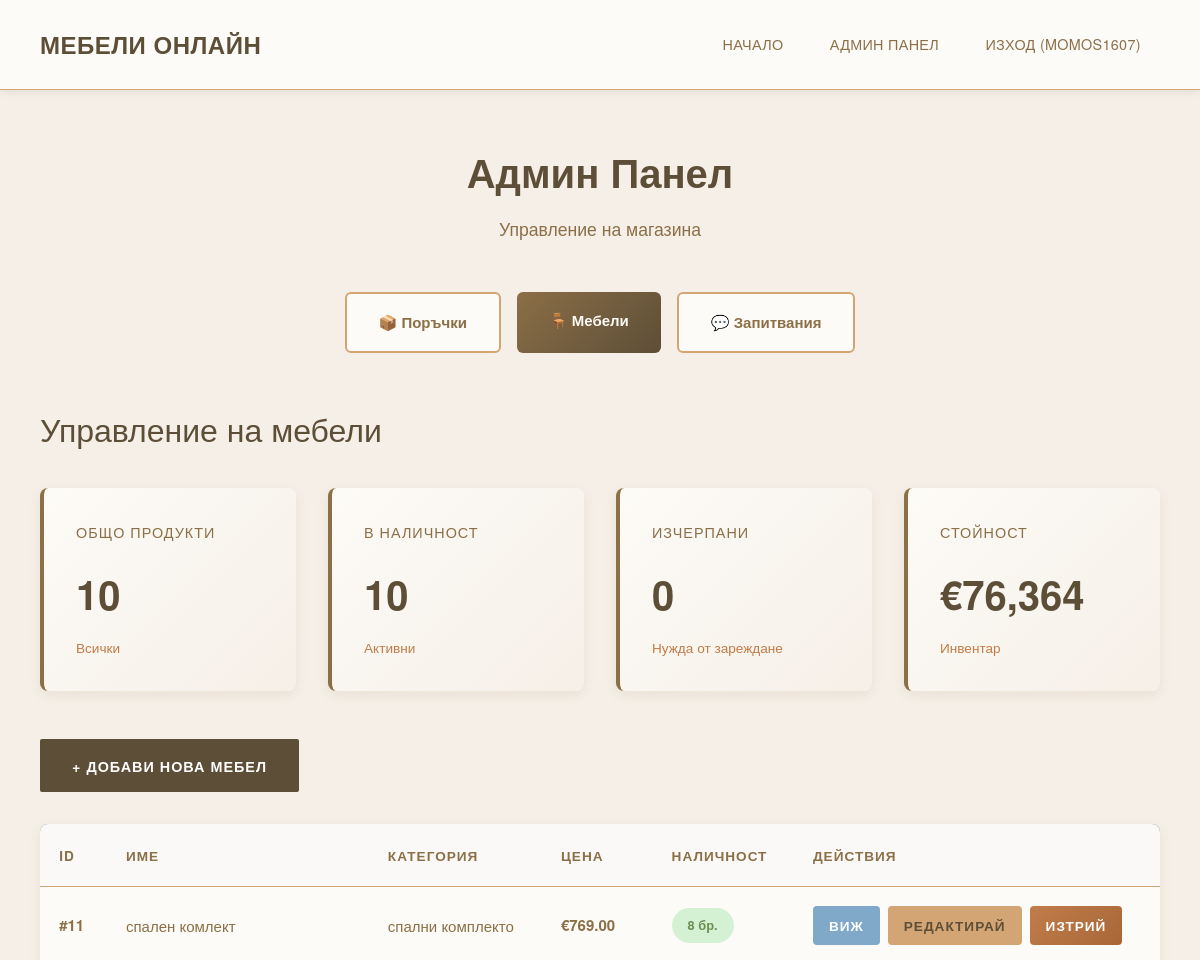
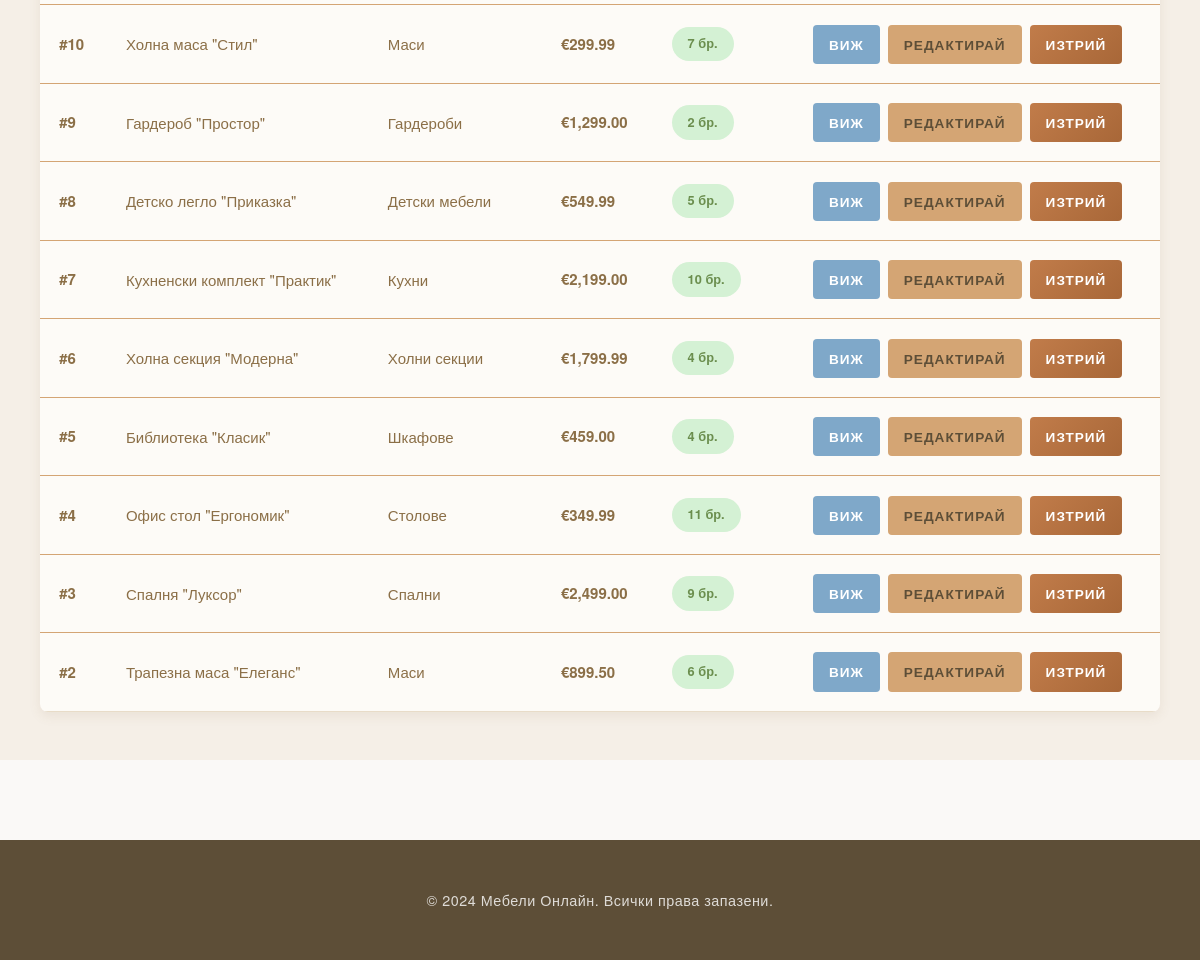
The app's page /admin_furniture.php (signed in) with its own data (2 pictures, top to bottom).
### tables this page shows
CREATE TABLE `furniture` (
  `id` int(11) NOT NULL,
  `name` varchar(100) NOT NULL,
  `description` text DEFAULT NULL,
  `category` varchar(50) NOT NULL,
  `price` decimal(10,2) NOT NULL,
  `image` varchar(255) NOT NULL,
  `stock` int(11) DEFAULT 0,
  `created_at` timestamp NOT NULL DEFAULT current_timestamp()
);

### admin_furniture.php (the view, shortened to what this page needs)
<?php
require_once 'config.php';
$total_furniture = mysqli_fetch_assoc(mysqli_query($conn, "SELECT COUNT(*) as count FROM furniture"))['count'];
$in_stock = mysqli_fetch_assoc(mysqli_query($conn, "SELECT COUNT(*) as count FROM furniture WHERE stock > 0"))['count'];
$out_of_stock = mysqli_fetch_assoc(mysqli_query($conn, "SELECT COUNT(*) as count FROM furniture WHERE stock = 0"))['count'];
$total_value = mysqli_fetch_assoc(mysqli_query($conn, "SELECT SUM(price * stock) as value FROM furniture"))['value'] ?? 0;
?>
<!DOCTYPE html>
<html lang="bg">
<head>
    <link rel="stylesheet" href="style.css">
    <link rel="stylesheet" href="admin_orders.php">
</head>
<body>
    <nav class="navbar">
        <div class="container">
            <div class="nav-wrapper">
                <a href="index.php" class="logo">МЕБЕЛИ ОНЛАЙН</a>
                <ul class="nav-menu">
                    <li><a href="index.php">НАЧАЛО</a></li>
                    <li><a href="admin_orders.php">АДМИН ПАНЕЛ</a></li>
                    <li><a href="logout.php">ИЗХОД (<?php echo htmlspecialchars($_SESSION['username']); ?>)</a></li>
                </ul>
            </div>
        </div>
    </nav>
    <div class="admin-container" style="padding: 3rem 0; min-height: 70vh; background-color: #F5EFE7;">
        <div class="container">
            <div class="admin-header" style="text-align: center; margin-bottom: 3rem;">
                <h1 style="color: #5D4E37; font-size: 2.5rem; font-weight: 700; margin-bottom: 0.5rem;">Админ Панел</h1>
                <p style="color: #8B6F47; font-size: 1.1rem;">Управление на магазина</p>
            </div>
            <div class="admin-nav" style="display: flex; justify-content: center; gap: 1rem; margin-bottom: 3rem;">
                <a href="admin_orders.php" class="admin-nav-link" style="padding: 1rem 2rem; text-decoration: none; border-radius: 6px; font-weight: 600; background: #FDFBF7; color: #8B6F47; border: 2px solid #D4A574;">📦 Поръчки</a>
                <a href="admin_furniture.php" class="admin-nav-link active" style="padding: 1rem 2rem; text-decoration: none; border-radius: 6px; font-weight: 600; background: linear-gradient(135deg, #8B6F47 0%, #5D4E37 100%); color: #FDFBF7;">🪑 Мебели</a>
                <a href="admin_custom_requests.php" class="admin-nav-link" style="padding: 1rem 2rem; text-decoration: none; border-radius: 6px; font-weight: 600; background: #FDFBF7; color: #8B6F47; border: 2px solid #D4A574;">💬 Запитвания</a>
            </div>
            <h2 style="color: #5D4E37; margin-bottom: 2rem; font-size: 2rem;">Управление на мебели</h2>
            <div style="display: grid; grid-template-columns: repeat(4, 1fr); gap: 2rem; margin-bottom: 3rem;">
                <div style="background: linear-gradient(135deg, #FDFBF7 0%, #F5EFE7 100%); padding: 2rem; border-radius: 8px; box-shadow: 0 4px 12px rgba(139, 111, 71, 0.1); border-left: 4px solid #8B6F47;">
                    <h3 style="font-size: 0.9rem; color: #8B6F47; text-transform: uppercase; letter-spacing: 1px; margin-bottom: 1rem;">Общо продукти</h3>
                    <div style="font-size: 2.5rem; font-weight: 700; color: #5D4E37;"><?php echo $total_furniture; ?></div>
                    <div style="font-size: 0.85rem; color: #C17C4A; margin-top: 0.5rem;">Всички</div>
                </div>
                <div style="background: linear-gradient(135deg, #FDFBF7 0%, #F5EFE7 100%); padding: 2rem; border-radius: 8px; box-shadow: 0 4px 12px rgba(139, 111, 71, 0.1); border-left: 4px solid #8B6F47;">
                    <h3 style="font-size: 0.9rem; color: #8B6F47; text-transform: uppercase; letter-spacing: 1px; margin-bottom: 1rem;">В наличност</h3>
                    <div style="font-size: 2.5rem; font-weight: 700; color: #5D4E37;"><?php echo $in_stock; ?></div>
                    <div style="font-size: 0.85rem; color: #C17C4A; margin-top: 0.5rem;">Активни</div>
                </div>
                <div style="background: linear-gradient(135deg, #FDFBF7 0%, #F5EFE7 100%); padding: 2rem; border-radius: 8px; box-shadow: 0 4px 12px rgba(139, 111, 71, 0.1); border-left: 4px solid #8B6F47;">
                    <h3 style="font-size: 0.9rem; color: #8B6F47; text-transform: uppercase; letter-spacing: 1px; margin-bottom: 1rem;">Изчерпани</h3>
                    <div style="font-size: 2.5rem; font-weight: 700; color: #5D4E37;"><?php echo $out_of_stock; ?></div>
                    <div style="font-size: 0.85rem; color: #C17C4A; margin-top: 0.5rem;">Нужда от зареждане</div>
                </div>
                <div style="background: linear-gradient(135deg, #FDFBF7 0%, #F5EFE7 100%); padding: 2rem; border-radius: 8px; box-shadow: 0 4px 12px rgba(139, 111, 71, 0.1); border-left: 4px solid #8B6F47;">
                    <h3 style="font-size: 0.9rem; color: #8B6F47; text-transform: uppercase; letter-spacing: 1px; margin-bottom: 1rem;">Стойност</h3>
                    <div style="font-size: 2.5rem; font-weight: 700; color: #5D4E37;">€<?php echo number_format($total_value, 0); ?></div>
                    <div style="font-size: 0.85rem; color: #C17C4A; margin-top: 0.5rem;">Инвентар</div>
                </div>
            </div>
            <div style="margin-bottom: 2rem;">
                <a href="add_furniture.php" class="btn btn-primary" style="padding: 0.9rem 2rem;">+ Добави нова мебел</a>
            </div>
            <div style="background-color: #FDFBF7; border-radius: 8px; overflow: hidden; box-shadow: 0 4px 12px rgba(139, 111, 71, 0.1); overflow-x: auto;">
                <table style="width: 100%; border-collapse: collapse;">
                    <thead style="background: linear-gradient(135deg, #8B6F47 0%, #5D4E37 100%); color: #FDFBF7;">
                        <tr>
                            <th style="padding: 1.2rem; text-align: left; font-weight: 700; text-transform: uppercase; font-size: 0.85rem; letter-spacing: 1px;">ID</th>
                            <th style="padding: 1.2rem; text-align: left; font-weight: 700; text-transform: uppercase; font-size: 0.85rem; letter-spacing: 1px;">Име</th>
                            <th style="padding: 1.2rem; text-align: left; font-weight: 700; text-transform: uppercase; font-size: 0.85rem; letter-spacing: 1px;">Категория</th>
                            <th style="padding: 1.2rem; text-align: left; font-weight: 700; text-transform: uppercase; font-size: 0.85rem; letter-spacing: 1px;">Цена</th>
                            <th style="padding: 1.2rem; text-align: left; font-weight: 700; text-transform: uppercase; font-size: 0.85rem; letter-spacing: 1px;">Наличност</th>
                            <th style="padding: 1.2rem; text-align: left; font-weight: 700; text-transform: uppercase; font-size: 0.85rem; letter-spacing: 1px;">Действия</th>
                        </tr>
                    </thead>
                    <tbody>
                        <?php
                        $furniture_result = mysqli_query($conn, "SELECT * FROM furniture ORDER BY id DESC");
                        while ($item = mysqli_fetch_assoc($furniture_result)):
                        ?>
                            <tr style="border-bottom: 1px solid #E8DCC8;">
                                <td style="padding: 1.2rem;"><strong>#<?php echo $item['id']; ?></strong></td>
                                <td style="padding: 1.2rem;"><?php echo htmlspecialchars($item['name']); ?></td>
                                <td style="padding: 1.2rem;"><?php echo htmlspecialchars($item['category']); ?></td>
                                <td style="padding: 1.2rem;"><strong>€<?php echo number_format($item['price'], 2); ?></strong></td>
                                <td style="padding: 1.2rem;">
                                    <?php if ($item['stock'] > 0): ?>
                                        <span style="display: inline-block; padding: 0.4rem 1rem; border-radius: 20px; font-size: 0.8rem; font-weight: 700; background-color: #D4F1D4; color: #6B8E4E;"><?php echo $item['stock']; ?> бр.</span>
                                    <?php else: ?>
                                        <span style="display: inline-block; padding: 0.4rem 1rem; border-radius: 20px; font-size: 0.8rem; font-weight: 700; background-color: #FFD4D4; color: #C14A4A;">Изчерпано</span>
                                    <?php endif; ?>
                                </td>
                                <td style="padding: 1.2rem;">
                                    <div style="display: flex; gap: 0.5rem;">
                                        <a href="product.php?id=<?php echo $item['id']; ?>" class="btn btn-view btn-sm" style="padding: 0.5rem 1rem; font-size: 0.85rem; background-color: #7FA8C9; color: white; text-decoration: none; border-radius: 4px;">Виж</a>
                                        <a href="edit_furniture.php?id=<?php echo $item['id']; ?>" class="btn btn-edit btn-sm" style="padding: 0.5rem 1rem; font-size: 0.85rem; background-color: #D4A574; color: #5D4E37; text-decoration: none; border-radius: 4px;">Редактирай</a>
                                        <a href="delete_furniture.php?id=<?php echo $item['id']; ?>" class="btn btn-delete btn-sm" onclick="return confirm('Сигурни ли сте?')" style="padding: 0.5rem 1rem; font-size: 0.85rem; background: linear-gradient(135deg, #C17C4A 0%, #A86738 100%); color: white; text-decoration: none; border-radius: 4px;">Изтрий</a>
                                    </div>
                                </td>
                            </tr>
                        <?php endwhile; ?>
                    </tbody>
                </table>
            </div>
        </div>
    </div>
    <footer class="footer">
        <div class="container">
            <p style="text-align: center;">&copy; 2024 Мебели Онлайн. Всички права запазени.</p>
        </div>
    </footer>
</body>
</html>

### style.css (style rules this page uses)
:root { --primary-dark: #8B6F47; --primary-black: #5D4E37; --secondary-dark: #2d2d2d; --accent-gold: #c9a96e; --accent-beige: #e8e3d8; --text-primary: #8B6F47; --text-secondary: #8B6F47; --text-light: #B8A794; --bg-cream: #faf9f7; --bg-light: #FDFBF7; --border-light: #D4A574; --shadow-soft: 0 2px 8px rgba(0,0,0,0.08); --shadow-medium: 0 4px 16px rgba(0,0,0,0.1); --shadow-hover: 0 8px 24px rgba(0,0,0,0.12); --transition: all 0.35s cubic-bezier(0.4, 0, 0.2, 1); }
* { margin: 0; padding: 0; box-sizing: border-box; }
html { scroll-behavior: smooth; }
body { font-family: 'Helvetica Neue', 'Arial', sans-serif; line-height: 1.7; color: var(--text-primary); background-color: var(--bg-cream); font-size: 15px; -webkit-font-smoothing: antialiased; -moz-osx-font-smoothing: grayscale; }
.container { max-width: 1440px; margin: 0 auto; padding: 0 2.5rem; }
.navbar { background-color: var(--bg-light); border-bottom: 1px solid var(--border-light); position: sticky; top: 0; z-index: 1000; box-shadow: var(--shadow-soft); }
.nav-wrapper { display: flex; justify-content: space-between; align-items: center; padding: 1.5rem 0; }
.logo { font-size: 1.5rem; font-weight: 700; color: var(--primary-black); text-decoration: none; letter-spacing: 0.5px; text-transform: uppercase; transition: var(--transition); }
.nav-menu { display: flex; list-style: none; gap: 0.5rem; align-items: center; }
.nav-menu li a { color: var(--text-primary); text-decoration: none; padding: 0.7rem 1.2rem; border-radius: 2px; transition: var(--transition); font-weight: 500; font-size: 0.9rem; letter-spacing: 0.3px; text-transform: uppercase; }
.btn { padding: 1rem 2rem; border: none; border-radius: 2px; cursor: pointer; font-size: 0.9rem; font-weight: 600; text-decoration: none; display: inline-flex; align-items: center; justify-content: center; gap: 0.5rem; text-align: center; transition: var(--transition); text-transform: uppercase; letter-spacing: 1px; }
.btn-primary { background-color: var(--primary-black); color: white; flex: 1; }
table { width: 100%; border-collapse: separate; border-spacing: 0; }
table th, table td { padding: 1.2rem 1rem; text-align: left; border-bottom: 1px solid var(--border-light); }
table th { background-color: var(--bg-cream); color: var(--text-primary); font-weight: 600; font-size: 0.85rem; text-transform: uppercase; letter-spacing: 1px; }
table tbody tr { transition: var(--transition); }
table tbody tr:last-child td { border-bottom: none; }
.footer { background-color: var(--primary-black); color: white; text-align: center; padding: 3rem 0; margin-top: 5rem; }
.footer p { font-size: 0.9rem; opacity: 0.8; letter-spacing: 0.5px; }
strong { font-weight: 600; }
h1, h2, h3, h4, h5, h6 { font-weight: 400; }

### records on screen
furniture: id "11", name "спален комлект", category "спални комплекто", price "769.00", stock "8"
furniture: id "10", name "Холна маса \"Стил\"", category "Маси", price "299.99", stock "7"
furniture: id "9", name "Гардероб \"Простор\"", category "Гардероби", price "1,299.00", stock "2"
furniture: id "8", name "Детско легло \"Приказка\"", category "Детски мебели", price "549.99", stock "5"
furniture: id "7", name "Кухненски комплект \"Практик\"", category "Кухни", price "2,199.00", stock "10"
furniture: id "6", name "Холна секция \"Модерна\"", category "Холни секции", price "1,799.99", stock "4"
furniture: id "5", name "Библиотека \"Класик\"", category "Шкафове", price "459.00", stock "4"
furniture: id "4", name "Офис стол \"Ергономик\"", category "Столове", price "349.99", stock "11"
furniture: id "3", name "Спалня \"Луксор\"", category "Спални", price "2,499.00", stock "9"
furniture: id "2", name "Трапезна маса \"Елеганс\"", category "Маси", price "899.50", stock "6"

### other values on screen
$_SESSION['username'] "MOMOS1607"
$total_furniture "10"
$in_stock "10"
$out_of_stock "0"
$total_value "76,364"
